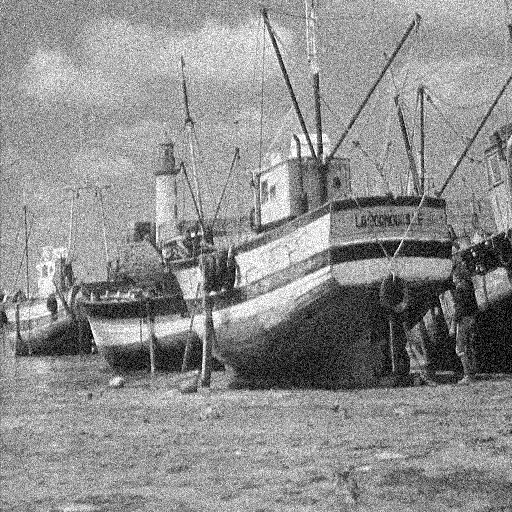
%> input picture A2PengyuWang0425157/Q4/boat_noisy1.tif, 512 x 512 px
$ octave ExtractNoise.m   (GNU Octave 9; MATLAB toolbox functions it lacks are replaced by stand-ins)
%> lines starting %> are read from the running program, lines starting %| are printed output that depends on the picture; in (x1, y1, x2, y2) boxes, pixels count from 0 and x2, y2 are one past the last pixel; in counts of white or black regions, pixels touching at a corner belong together; the program's own positions count from 1
clc;
close all;
clear;

boat = imread("boat_noisy1.tif");
%> boat is the input picture: size 512x512 uint8; min 0, max 255, mean 142.5
boat = im2double(boat);
%> boat: size 512x512 double
subplot(1,4,1);
imshow(boat);
title('Originial image');

[r,c] = size(boat);
%> r = 512; c = 512

ft = fftshift(fft2(boat));
spectrumImg = mat2gray(log(1+abs(ft)));
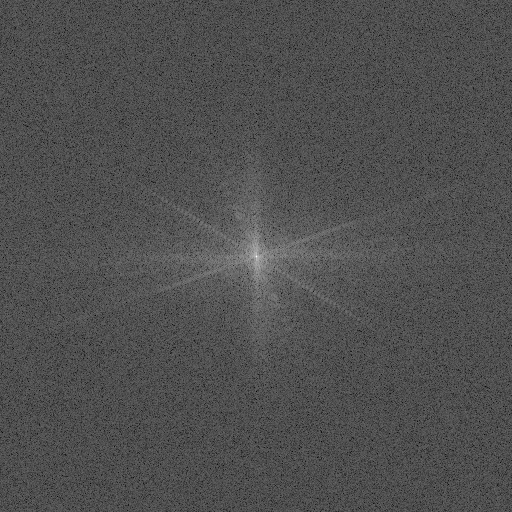
%> spectrumImg: size 512x512 double; min 0, max 1, mean 0.314
subplot(1,4,2);
imshow(spectrumImg);
title('Spectrum of boat noisy');

% A region of interest (ROI) is a portion of an image that
% you want to filter or operate on in some way.
CBlack = [334 365 365 334];
RBlack = [316 316 347 347];
polyPatternBlack = roipoly(boat,CBlack,RBlack);
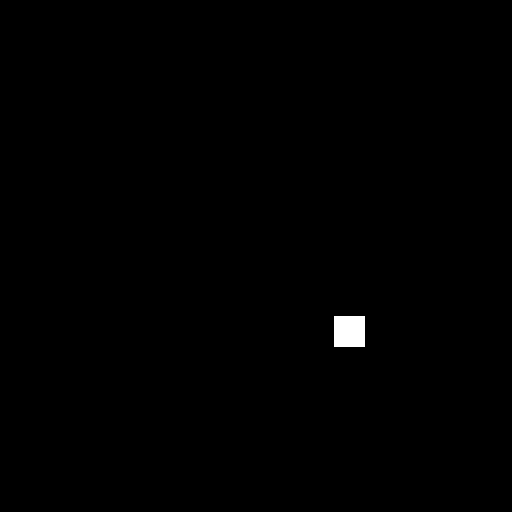
%> polyPatternBlack: size 512x512 logical; 0.37% white; 1 white region, box (x1, y1, x2, y2) and area: (334, 316, 365, 347) 961
subplot(1,4,3);
imshow(polyPatternBlack);
title('Cropped parts in original');

XBlack = min(RBlack):max(RBlack);
YBlack = min(CBlack):max(CBlack);
roiBlack = boat(XBlack,YBlack);
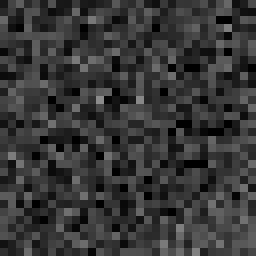
%> roiBlack: size 32x32 double (shown 8 times larger); min 0, max 0.549, mean 0.215
subplot(1,4,4);
imshow(roiBlack);
title('Poly cropped image');
[y,x]=size(roiBlack);
%> y = 32; x = 32
N = x*y;
%> N = 1024
freqBlack = zeros(1,256);
for i = 1:y
    for j = 1:x
        value = roiBlack(i,j);
        freqBlack(round(value*256)+1)=freqBlack(round(value*256)+1)+1;
    end
end
%> after the loop, freqBlack = 256 values, max 29 at index 1, min 0 at index 110, mean 4

[q,lenFreqBlack] = size(freqBlack);
%> q = 1; lenFreqBlack = 256
pro =zeros(1,lenFreqBlack);
for i =1:lenFreqBlack
    pro(i) = freqBlack(i)/N;
end
%> after the loop, pro = 256 values, max 0.0283 at index 1, min 0 at index 110, mean 0.00391
figure;
bar(1:256,pro);
title('Gaussian(Erlang) noise PDF');
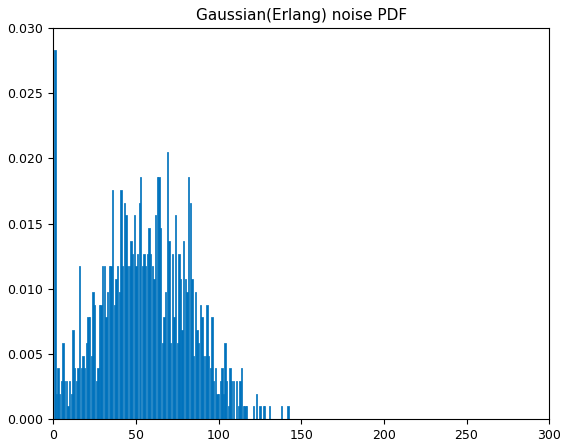
%> figure redrawn from the program's plot data; tallest bar 0.0283 high, from x = 0.6 to 1.4

%%%%%%%%%%%%%%%%%%%%%%%%%%%%%%%%
% Add new noise to blank image %
%%%%%%%%%%%%%%%%%%%%%%%%%%%%%%%%
sum = 0;
count = zeros(1,N);
index = 1;
for i = 1:y
    for j = 1:x
        value = roiBlack(i,j);
        count(index) = round(value*256);
        sum = count(index)+sum;
        index = index+1;
    end
end
%> after the loop, count = 1024 values, max 141 at index 397, min 0 at index 93, mean 54.74; index = 1025; sum = 56051
mean = round(sum/N,2);
%> mean = 54.74
% fprintf("%f",mean);
varSum = 0;
for i = 1:N
    varSum = (count(i) -mean)^2+varSum;
end
%> this loop made 1024 passes
%> varSum on passes 1 to 3: 1071.9, 1247.7, 2789.1
%> after the loop, varSum = 751260.3
var = round(varSum/N,2);
%> var = 733.6
blankImg = ones(32,32);
noisyImg = imnoise(blankImg,"gaussian",mean,var);
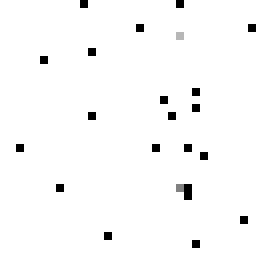
%> noisyImg: size 32x32 double (shown 8 times larger); min 0, max 1, mean 0.979
figure;
subplot(1,2,1);
imshow(noisyImg);
title("Gaussian noise to blank with mean = " + mean +", var = "+var);

%%%%%%%%%%%%%%%%%%%%%%%%%%%
% Noisy image 2 histogram %
%%%%%%%%%%%%%%%%%%%%%%%%%%%
noiseArr = zeros(1,N);
index = 1;
for i = 1:y
    for j = 1:x
        valueNoise = noisyImg(i,j);
        noiseArr(index) =round(valueNoise*256);
        inidex = index+1;
    end
end
%> after the loop, noiseArr = 1024 values, max 256 at index 1, min 0 at index 2, mean 0.25
subplot(1,2,2);
hist(noiseArr,256);
title("Histogram of Gaussian noise to blank with mean = " + mean +", var = "+var);
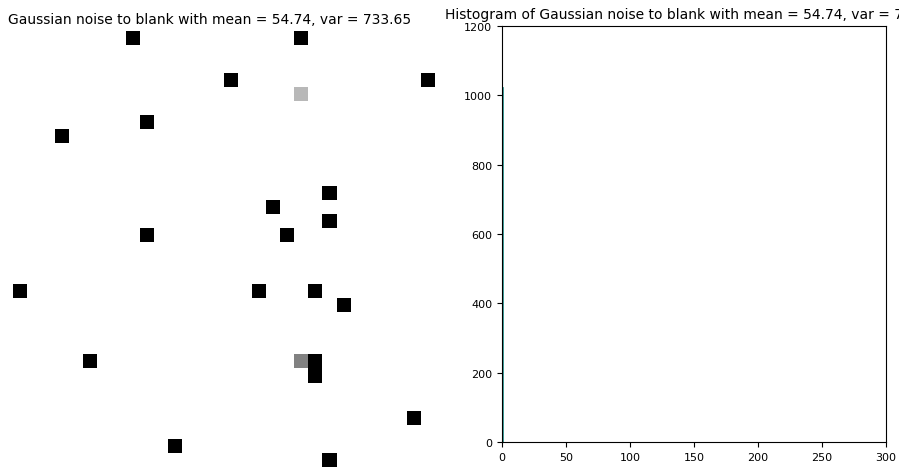
%> figure redrawn from the program's plot data, 2 panels
